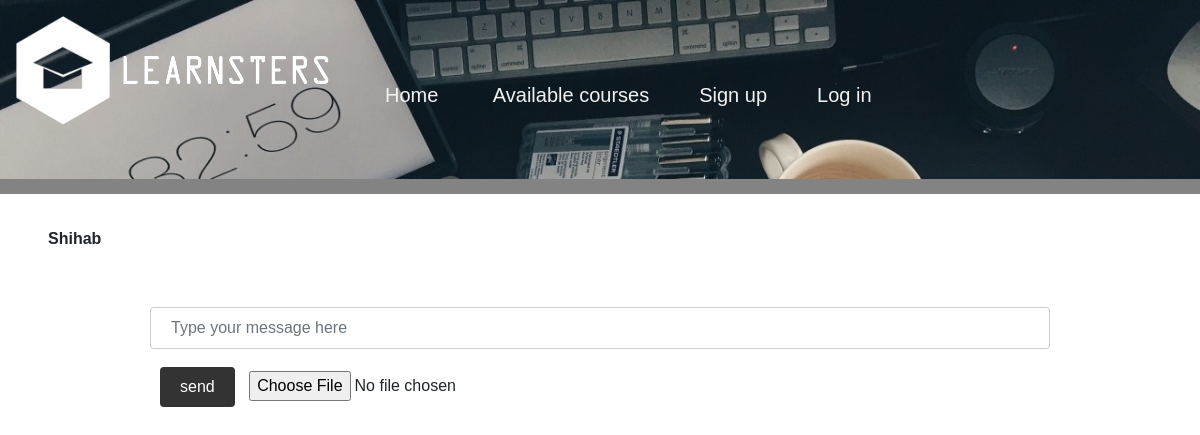
Page /message.php on the earlier database version.
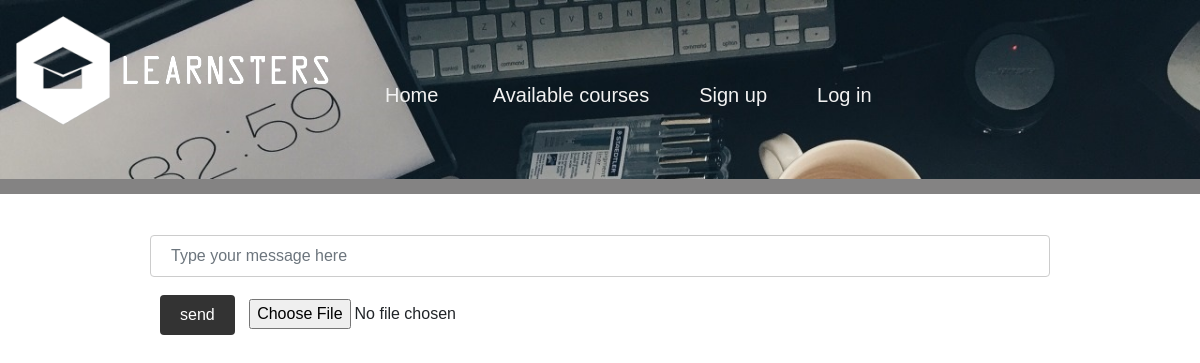
Same page on the later database version.
### tables this page shows
CREATE TABLE `learners` (
  `learnerID` varchar(255) NOT NULL,
  `Fname` varchar(255) NOT NULL,
  `Lname` varchar(255) DEFAULT NULL,
  `Email` varchar(255) DEFAULT NULL,
  `Password` varchar(255) DEFAULT NULL,
  `profilePicture` text DEFAULT NULL,
  `Type` text NOT NULL
);

### message.php (the view, shortened to what this page needs)
<link href="https://cdn.jsdelivr.net/npm/bootstrap@5.1.3/dist/css/bootstrap.min.css" rel="stylesheet">
<?php
include "menu.php";
$receiver = $_GET['receiver'];
$getReceiver = "SELECT * FROM learners WHERE learnerID = '$receiver'";
$getReceiver2 = "SELECT * FROM adminstrators WHERE adminID = '$receiver'";
if($_SESSION['Type']=='learner'){
	$getReceiverResult = mysqli_query($conn,$getReceiver2) or die(mysqli_error($conn));
}else{
	$getReceiverResult = mysqli_query($conn,$getReceiver) or die(mysqli_error($conn));
}
$getReceiverRow = mysqli_fetch_array($getReceiverResult);
?>
<div class="m-5">
<strong><?=$getReceiverRow['Fname']?></strong>
</div>
<div class="mx-auto" style="width: 75%;">
<form class="form-inline" action="" method = "POST" enctype="multipart/form-data" name="chat">
	<input type="text" name = "message"  class="form-control" placeholder = "Type your message here">
	<input type = "submit" value='send' name='submit' id="submit" class="btn btn-primary">
	<input type='file' name='path' id="formFile" >
</form>
</div>

Differences in the rows shown:
removed learners: Fname "Shihab"
